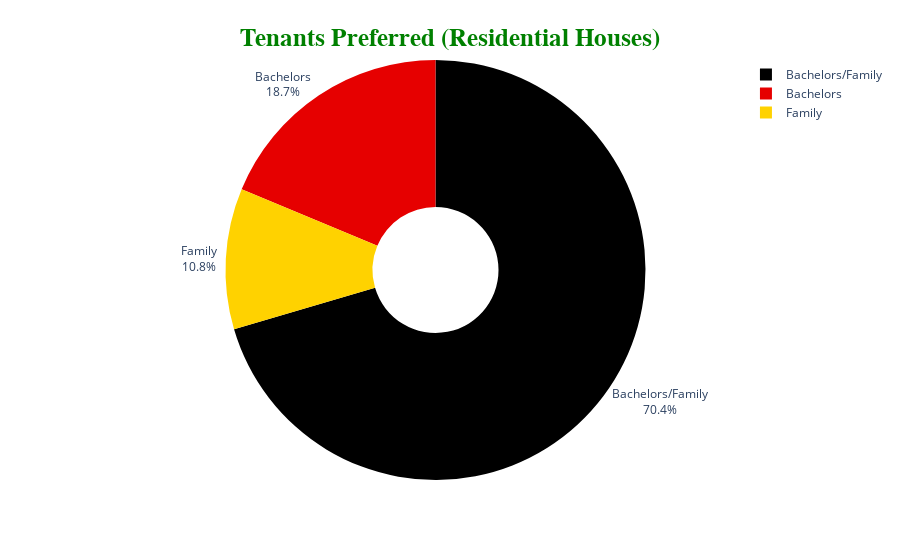

Here is the notebook cell this chart was saved with:
### Code cell
prop = df1['marital_status_pref'].value_counts()
prop = dict(prop)

fig = px.pie(values=list(prop.values()), names=list(prop.keys()), hole=0.3,
            color_discrete_sequence=px.colors.sequential.Hot)
fig.update_traces(textposition='outside', textinfo='percent+label')

fig.update_layout(title_text="<b>Tenants Preferred (Residential Houses)</b>",
                 title_font_size=25,
                 title_font_color='green',
                 title_font_family='Titillium Web',
                 title_x=0.5,
                 title_y=0.95,
                 title_xanchor='center',
                 title_yanchor='top'
                 )

### Figure 1 — Plotly figure (JSON) as saved in the notebook; plotly's stock layout.template omitted (floating-point values rounded to 4 significant figures)
{"data": [{"domain": {"x": [0, 1], "y": [0, 1]}, "hole": 0.3, "hovertemplate": "label=%{label}<br>value=%{value}<extra></extra>", "labels": ["Bachelors/Family", "Bachelors", "Family"], "legendgroup": "", "name": "", "showlegend": true, "textinfo": "percent+label", "textposition": "outside", "type": "pie", "values": [1144, 304, 176]}], "layout": {"legend": {"tracegroupgap": 0}, "margin": {"t": 60}, "piecolorway": ["rgb(0,0,0)", "rgb(230,0,0)", "rgb(255,210,0)", "rgb(255,255,255)"], "title": {"font": {"color": "green", "family": "Titillium Web", "size": 25}, "text": "<b>Tenants Preferred (Residential Houses)</b>", "x": 0.5, "xanchor": "center", "y": 0.95, "yanchor": "top"}}}
